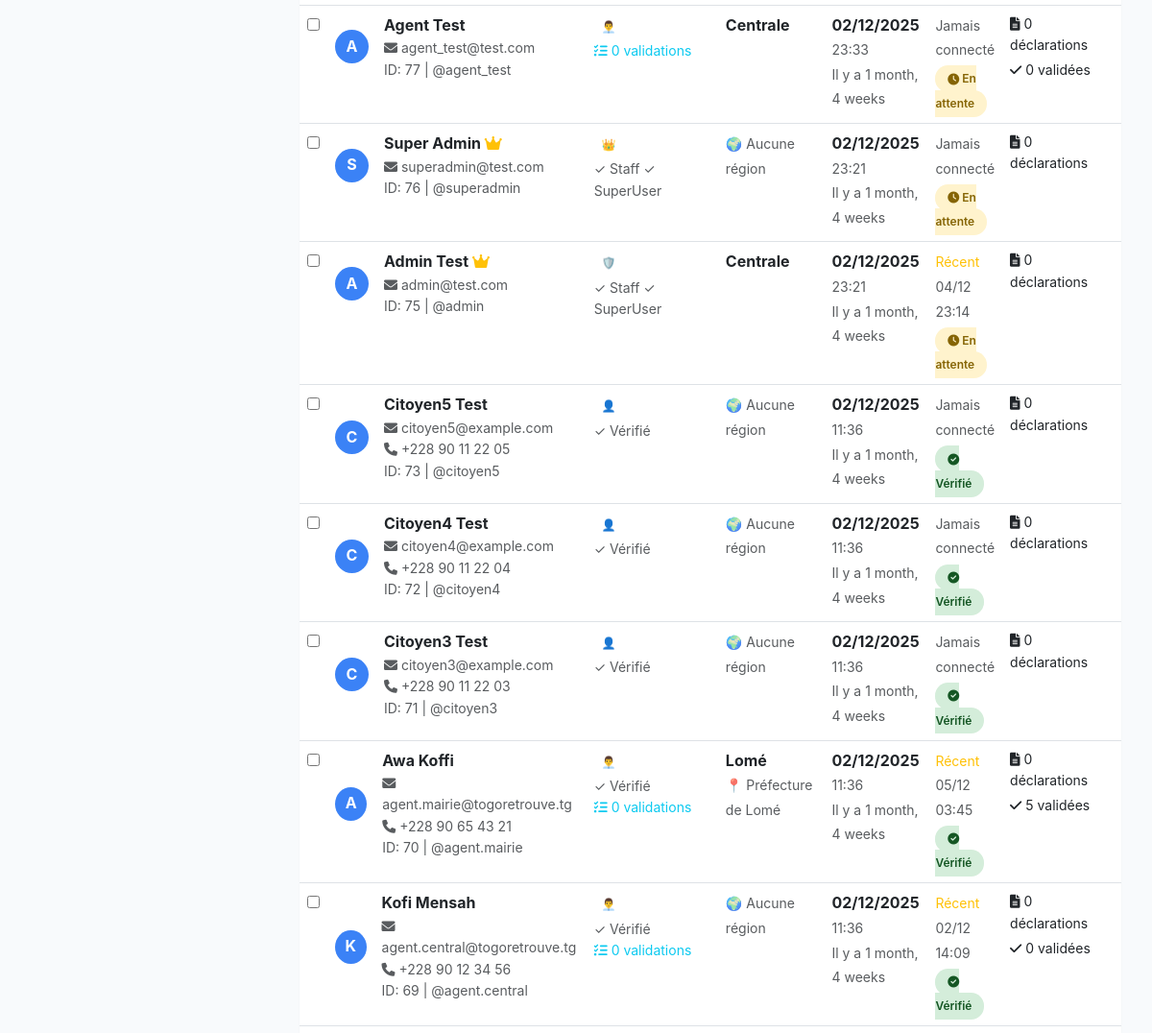
The page /togoretrouve-admin/users/ (signed in, middle part) on the database as committed earlier.
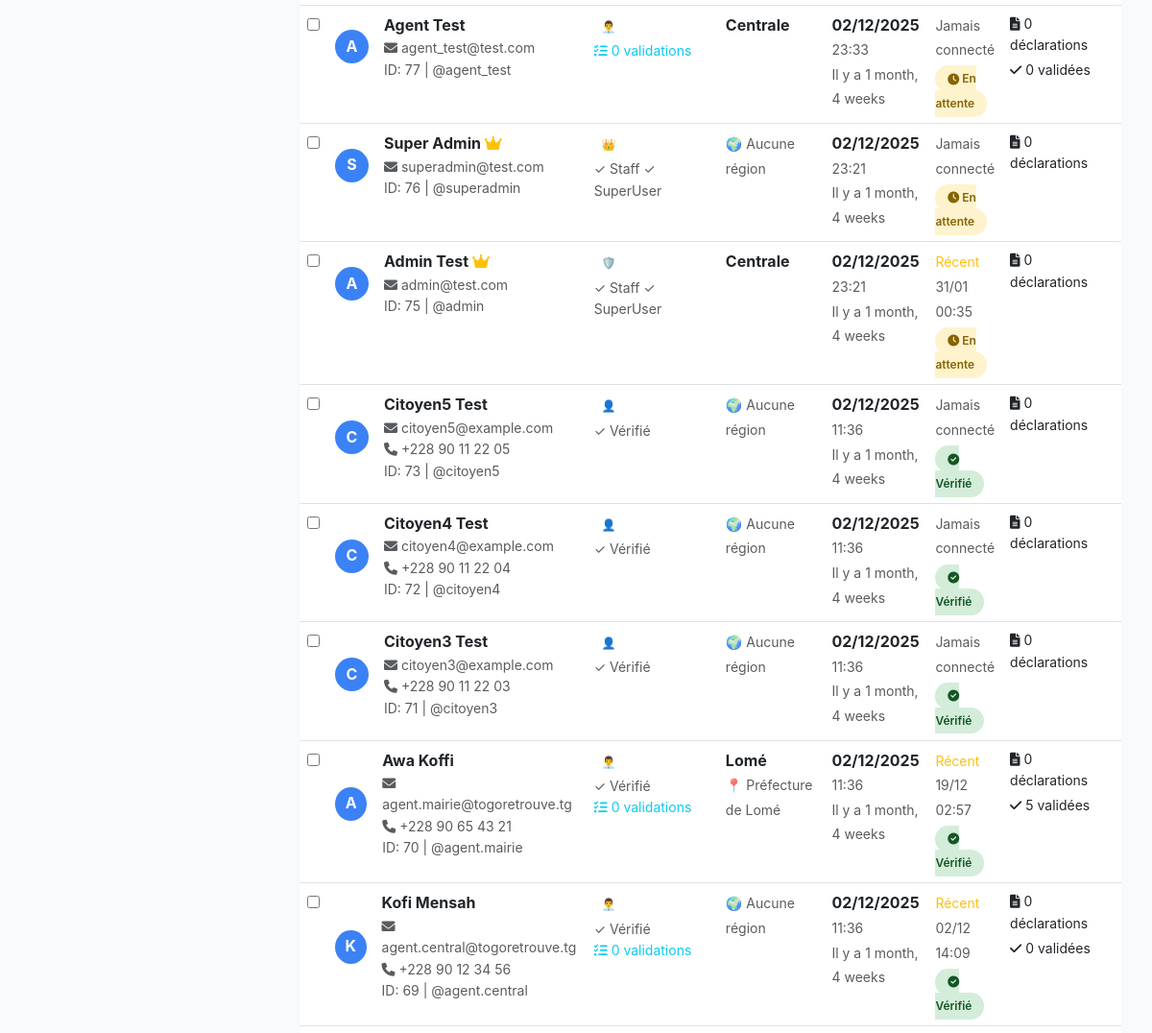
The same page on the database as committed later.
### core/models.py (models this page shows, shortened)
class Utilisateur(AbstractUser):
    telephone = models.CharField(max_length=20, blank=True, null=True)
    ROLE_CHOICES = [
        ('citoyen', 'Citoyen'),
        ('agent', 'Agent'),
        ('admin', 'Administrateur'),
    ]
    role = models.CharField(max_length=12, choices=ROLE_CHOICES, default='citoyen')
    region = models.ForeignKey(Region, on_delete=models.SET_NULL, blank=True, null=True)
    prefecture = models.ForeignKey(Prefecture, on_delete=models.SET_NULL, blank=True, null=True)
    structure_locale = models.ForeignKey(StructureLocale, on_delete=models.SET_NULL, blank=True, null=True)
    date_derniere_connexion = models.DateTimeField(null=True, blank=True)
    actif = models.BooleanField(default=True)
    verifie = models.BooleanField(default=False, help_text="Compte vérifié par un admin")
    date_verification = models.DateTimeField(null=True, blank=True)
    class Meta:
        permissions = [
            ("can_manage_declarations", "Peut gérer les déclarations"),
            ("can_validate_claims", "Peut valider les réclamations"),
            ("can_manage_users", "Peut gérer les utilisateurs"),
            ("can_view_analytics", "Peut voir les analytics"),
            ("can_manage_regions", "Peut gérer les régions"),
        ]

class Region(models.Model):
    nom = models.CharField(max_length=100, unique=True)
    code = models.CharField(max_length=10, unique=True, null=True, blank=True)
    actif = models.BooleanField(default=True)
    date_creation = models.DateTimeField(auto_now_add=True, null=True)
    class Meta:
        ordering = ['nom']

class Prefecture(models.Model):
    region = models.ForeignKey(Region, on_delete=models.CASCADE, related_name='prefectures')
    nom = models.CharField(max_length=100)
    code = models.CharField(max_length=10, unique=True, null=True, blank=True)
    actif = models.BooleanField(default=True)
    date_creation = models.DateTimeField(auto_now_add=True, null=True)
    class Meta:
        unique_together = ('region', 'nom')
        ordering = ['nom']

### core/views_admin.py (the view, shortened to what this page needs)
@admin_required
def admin_users(request):
    user = request.user
    role_filter = request.GET.get('role', 'all')
    search = request.GET.get('search', '')
    actif_filter = request.GET.get('actif', 'all')
    region_filter = request.GET.get('region_filter', '')
    if user.role == 'admin':
        utilisateurs = Utilisateur.objects.select_related('region', 'prefecture')
    else:
        utilisateurs = Utilisateur.objects.none()
    if role_filter != 'all':
        utilisateurs = utilisateurs.filter(role=role_filter)
    if actif_filter != 'all':
        utilisateurs = utilisateurs.filter(is_active=actif_filter == 'true')
    if region_filter:
        utilisateurs = utilisateurs.filter(region_id=region_filter)
    utilisateurs = utilisateurs.annotate(
        declarations_count=Count('mes_declarations'),
        reclamations_count=Count('mes_reclamations'),
        nb_declarations_validees=Count('declarations_validees')
    )
    ordre = request.GET.get('ordre', '-date_joined')
    utilisateurs = utilisateurs.order_by(ordre)
    paginator = Paginator(utilisateurs, 20)
    page_number = request.GET.get('page')
    page_obj = paginator.get_page(page_number)
    if user.role == 'admin':
        base_query = Utilisateur.objects.all()
    else:
        base_query = Utilisateur.objects.none()
    today = timezone.now().date()
    this_month = timezone.now().replace(day=1).date()
    stats_utilisateurs = {
        'citoyens': {
            'total': base_query.filter(role='citoyen').count(),
            'actifs': base_query.filter(
                role='citoyen',
                is_active=True,
                last_login__gte=timezone.now() - timezone.timedelta(days=30)
            ).count(),
            'nouveaux_ce_mois': base_query.filter(
                role='citoyen',
                date_joined__gte=this_month
            ).count(),
            'avec_declarations': base_query.filter(
                role='citoyen'
            ).annotate(nb_decl=Count('mes_declarations')).filter(nb_decl__gt=0).count(),
        },
        'agents': {
            'total': base_query.filter(role='agent').count(),
            'actifs': base_query.filter(
                role='agent',
                is_active=True,
                last_login__gte=timezone.now() - timezone.timedelta(days=7)
            ).count(),
            'nouveaux_ce_mois': base_query.filter(
                role='agent',
                date_joined__gte=this_month
            ).count(),
            'declarations_validees_aujourd_hui': Declaration.objects.filter(
                agent_validateur__in=base_query.filter(role='agent'),
                date_publication__date=today
            ).count(),
        },
    }
    if user.role == 'admin':
        stats_utilisateurs['admins'] = {
            'total': base_query.filter(role='admin').count(),
            'actifs': base_query.filter(
                role='admin',
                is_active=True,
                last_login__gte=timezone.now() - timezone.timedelta(days=7)
            ).count(),
            'nouveaux_ce_mois': base_query.filter(
                role='admin',
                date_joined__gte=this_month
            ).count(),
        }
    top_declarants = base_query.filter(role='citoyen').annotate(
        nb_declarations=Count('mes_declarations')
    ).filter(nb_declarations__gt=0).order_by('-nb_declarations')[:5]
    top_agents = base_query.filter(role='agent').annotate(
        nb_validations=Count('declarations_validees')
    ).filter(nb_validations__gt=0).order_by('-nb_validations')[:5]
    top_admins = []
    if user.role == 'admin':
        top_admins = base_query.filter(role='admin').annotate(
            nb_actions=Count('actionlog')
        ).filter(nb_actions__gt=0).order_by('-nb_actions')[:5]
    if user.role == 'admin':
        regions = Region.objects.all().order_by('nom')
    else:
        regions = Region.objects.filter(id=user.region_id) if user.region else []
    context = {
        'page_obj': page_obj,
        'users': page_obj,  # Template utilise users
        'role_filter': role_filter,
        'search': search,
        'actif_filter': actif_filter,
        'region_filter': region_filter,
        'ordre': ordre,
        'stats_utilisateurs': stats_utilisateurs,
        'stats': stats_utilisateurs,  # Template utilise stats
        'top_declarants': top_declarants,
        'top_agents': top_agents,
        'role_choices': Utilisateur.ROLE_CHOICES,
        'regions': regions,
        'can_create_agents': user.role == 'admin',
        'can_create_admins': user.role == 'admin',
        'is_admin': user.role == 'admin',
        'top_admins': top_admins,
    }
    return render(request, 'admin/users_list.html', context)

### core/templates/admin/users_list.html (shortened to what the changed rows need)
{% extends "admin/base.html" %}
{% block content %}
<div class="card">
    <div class="card-body p-0" id="tableView">
        <div class="table-responsive">
            <table class="table table-hover mb-0">
                <tbody>
                    {% for user in users %}
                    <tr data-user-id="{{ user.id }}">
                        <td>
                            <input type="checkbox" class="user-checkbox" value="{{ user.id }}">
                        </td>
                        <td>
                            <div class="d-flex align-items-center">
                                <div class="user-avatar me-3">
                                    {{ user.first_name|first|default:user.username|first|upper }}
                                </div>
                                <div>
                                    <div class="fw-bold">
                                        {{ user.get_full_name|default:user.username }}
                                        {% if user.is_superuser %}
                                            <i class="fas fa-crown text-warning" title="Super utilisateur"></i>
                                        {% endif %}
                                    </div>
                                    <div class="text-muted small">
                                        <i class="fas fa-envelope"></i> {{ user.email }}
                                    </div>
                                    {% if user.telephone %}
                                        <div class="text-muted small">
                                            <i class="fas fa-phone"></i> {{ user.telephone }}
                                        </div>
                                    {% endif %}
                                    <div class="text-muted small">
                                        ID: {{ user.id }} | @{{ user.username }}
                                    </div>
                                </div>
                            </div>
                        </td>
                        <td>
                            <div>
                                <span class="badge badge-{{ user.role }} mb-1">
                                    {% if user.role == 'citoyen' %}👤{% elif user.role == 'agent' %}👨‍💼{% elif user.role == 'admin' %}🛡️{% else %}👑{% endif %}
                                </span>
                            </div>
                            <div class="user-permissions small text-muted">
                                {% if user.is_staff %}✓ Staff{% endif %}
                                {% if user.is_superuser %}✓ SuperUser{% endif %}
                                {% if user.verifie %}✓ Vérifié{% endif %}
                            </div>
                            {% if user.role == 'agent' %}
                                <div class="small text-info">
                                    <i class="fas fa-tasks"></i> {{ user.declarations_validees_count|default:0 }} validations
                                </div>
                            {% endif %}
                        </td>
                        <td>
                            {% if user.region %}
                                <div class="fw-bold">{{ user.region.nom }}</div>
                                {% if user.prefecture %}
                                    <small class="text-muted">📍 {{ user.prefecture.nom }}</small>
                                {% endif %}
                            {% else %}
                                <span class="text-muted small">🌍 Aucune région</span>
                            {% endif %}
                        </td>
                        <td>
                            <div class="fw-bold">{{ user.date_joined|date:"d/m/Y" }}</div>
                            <small class="text-muted">{{ user.date_joined|time:"H:i" }}</small>
                            <br>
                            <small class="text-muted">
                                Il y a {{ user.date_joined|timesince }}
                            </small>
                        </td>
                        <td>
                            <div class="mb-1">
                                {% if user.last_login %}
                                    {% if user.last_login|timesince|slice:":1" == "0" %}
                                        <span class="activity-indicator activity-online"></span>
                                        <small class="text-success">En ligne</small>
                                    {% elif user.last_login|timesince|slice:":2" <= "7 " %}
                                        <small class="text-warning">Récent</small>
                                    {% else %}
                                        <span class="activity-indicator activity-offline"></span>
                                        <small class="text-muted">Inactif</small>
                                    {% endif %}
                                    <br>
                                    <small class="text-muted">{{ user.last_login|date:"d/m H:i" }}</small>
                                {% else %}
                                    <span class="activity-indicator activity-offline"></span>
                                    <small class="text-muted">Jamais connecté</small>
                                {% endif %}
                            </div>
                            <div>
                                {% if user.is_active %}
                                    {% if user.verifie %}
                                        <span class="badge-status badge-actif">
                                            <i class="fas fa-check-circle"></i> Vérifié
                                        </span>
                                    {% else %}
                                        <span class="badge-status badge-en_attente">
                                            <i class="fas fa-clock"></i> En attente
                                        </span>
                                    {% endif %}
                                {% else %}
                                    <span class="badge-status badge-inactif">
                                        <i class="fas fa-times-circle"></i> Inactif
                                    </span>
                                {% endif %}
                            </div>
                        </td>
                        <td>
                            <div class="small">
                                <div class="declaration-count mb-1">
                                    <i class="fas fa-file-alt"></i> {{ user.declarations_count|default:0 }} déclarations
                                </div>
                                {% if user.role == 'agent' %}
                                    <div class="declaration-count">
                                        <i class="fas fa-check"></i> {{ user.nb_declarations_validees|default:0 }} validées
                                    </div>
                                {% endif %}
                            </div>
                        </td>
                        <td>
                        </td>
                    </tr>
                    {% endfor %}
                </tbody>
            </table>
        </div>
    </div>
</div>
{% endblock %}

Rows that differ between the two databases and show on the page:
changed Utilisateur "Admin Test": last_login "04/12 23:14" → "31/01 00:35"
changed Utilisateur "Awa Koffi": last_login "05/12 03:45" → "19/12 02:57"
